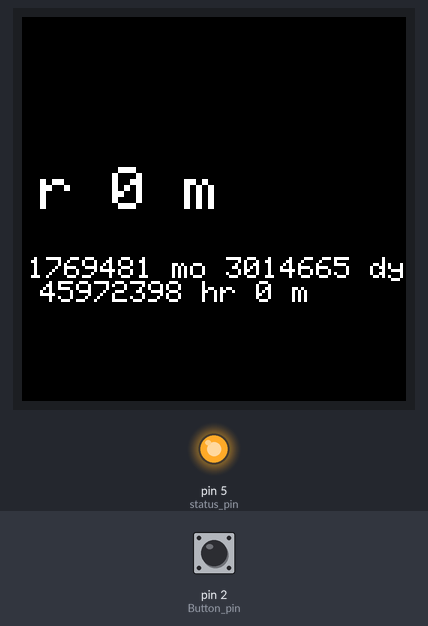
Recording of a sketch running on a simulated Arduino Uno, built with avr-gcc and run on an emulated ATmega328P. Parts: 128×128 colour display, output pins drawn as LEDs (lit = HIGH). The inputs (shaded band) are chosen by the test bench; at power-on: pin 2 (Button_pin) HIGH. What the sketch prints to the serial monitor is not drawn.

Above: at 51.4 s.
At 103.6 s:
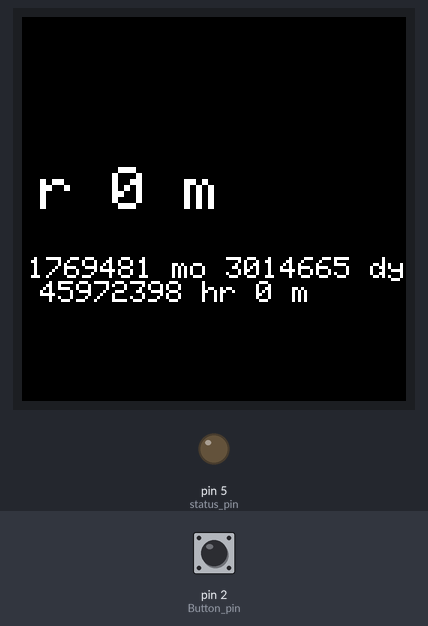
Timing chart, 0 to 105.1 s (numbered marks = the images above):
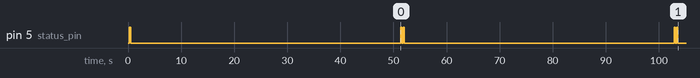

The sketch:

displayOnOffTest.ino
```cpp
// (licence header left out)
#include <Arduino.h>
#include <Adafruit_GFX.h>
#include <Adafruit_SSD1351.h>
#include <SPI.h>
#include "RTClib.h"

#define SerialDebugging true

// Screen dimensions
#define SCREEN_WIDTH  128
#define SCREEN_HEIGHT 128 // Change this to 96 for 1.27" OLED.

RTC_Millis rtc;
DateTime targetDate(2025, 8, 10, 8, 0, 0);

const uint8_t   status_pin = 5;

// The SSD1351 is connected like this (plus VCC plus GND)
const uint8_t   OLED_pin_scl_sck        = 13;
const uint8_t   OLED_pin_sda_mosi       = 11;
const uint8_t   OLED_pin_cs_ss          = 10;
const uint8_t   OLED_pin_res_rst        = 9;
const uint8_t   OLED_pin_dc_rs          = 8;

// connect a push button to ...
const uint8_t   Button_pin              = 2;

// SSD1331 color definitions
const uint16_t  OLED_Color_Black        = 0x0000;
const uint16_t  OLED_Color_Blue         = 0x001F;
const uint16_t  OLED_Color_Red          = 0xF800;
const uint16_t  OLED_Color_Green        = 0x07E0;
const uint16_t  OLED_Color_Cyan         = 0x07FF;
const uint16_t  OLED_Color_Magenta      = 0xF81F;
const uint16_t  OLED_Color_Yellow       = 0xFFE0;
const uint16_t  OLED_Color_White        = 0xFFFF;

// The colors we actually want to use
uint16_t        OLED_Text_Color         = OLED_Color_White;
uint16_t        OLED_Backround_Color    = OLED_Color_Black;

uint8_t previous_minute = 60;

// declare the display
Adafruit_SSD1351 oled =
    Adafruit_SSD1351(
        SCREEN_WIDTH,
        SCREEN_HEIGHT,
        &SPI,
        OLED_pin_cs_ss,
        OLED_pin_dc_rs,
        OLED_pin_res_rst
     );

// assume the display is off until configured in setup()
bool            isDisplayVisible        = false;

// declare size of working string buffers. Basic strlen("d hh:mm:ss") = 10
const size_t    MaxString               = 32;

// the string being displayed on the SSD1331 (initially empty)
char oldTimeString[MaxString]           = { 0 };
char oldMonthsString[MaxString] = { 0 };

// the interrupt service routine affects this
volatile bool   isButtonPressed         = false;

// interrupt service routine
void senseButtonPressed() {
    if (!isButtonPressed) {
        isButtonPressed = true;
    }
}

void showDate(const char* txt, const DateTime& dt) {
    Serial.print(txt);
    Serial.print(' ');
    Serial.print(dt.year(), DEC);
    Serial.print('/');
    Serial.print(dt.month(), DEC);
    Serial.print('/');
    Serial.print(dt.day(), DEC);
    Serial.print(' ');
    Serial.print(dt.hour(), DEC);
    Serial.print(':');
    Serial.print(dt.minute(), DEC);
    Serial.print(':');
    Serial.print(dt.second(), DEC);

    Serial.print(" = ");
    Serial.print(dt.unixtime());
    Serial.print("s / ");
    Serial.print(dt.unixtime() / 86400L);
    Serial.print("d since 1970");

    Serial.println();
}

void displayUpTime() {

    // Start date for Geordie August 10 2025
    DateTime now = rtc.now();

    DateTime timeRemaining (targetDate.unixtime() - now.unixtime());

    if (timeRemaining.minute() < previous_minute) {
        digitalWrite(status_pin, HIGH);
        previous_minute = timeRemaining.minute();
    }
    delay(200);
    digitalWrite(status_pin, LOW);


    Serial.print("Months:");Serial.println(timeRemaining.month());
    Serial.print("Days:");Serial.println(timeRemaining.day());
    Serial.print("hours:");Serial.println(timeRemaining.hour());
    Serial.print("minutes:");Serial.println(timeRemaining.minute());

    // calculate seconds, truncated to the nearest whole second
    unsigned long upSeconds = millis() / 1000;

    // calculate days, truncated to nearest whole day
    unsigned long days = upSeconds / 86400;

    // the remaining hhmmss are
    upSeconds = upSeconds % 86400;

    // calculate hours, truncated to the nearest whole hour
    unsigned long hours = upSeconds / 3600;

    // the remaining mmss are
    upSeconds = upSeconds % 3600;

    // calculate minutes, truncated to the nearest whole minute
    unsigned long minutes = upSeconds / 60;

    // the remaining ss are
    upSeconds = upSeconds % 60;

    // allocate a buffer
    char newTimeString[MaxString] = { 0 };
    char newTitleString[MaxString] = { 0 };

    char monthString[MaxString] = { 0 };
    char dayString[MaxString] = { 0 };
    char hourString[MaxString] = { 0 };

    // construct the string representation
    sprintf(
        newTimeString,
        "%lu %02lu:%02lu:%02lu",
        days, hours, minutes, upSeconds
    );
    sprintf(newTitleString,"%s", "Roll Tide!");
    sprintf(monthString, "%lu mo %lu dy %lu hr %lu m", timeRemaining.month(), timeRemaining.day(), timeRemaining.hour(), timeRemaining.minute());
    sprintf(dayString, "%lu", timeRemaining.day());
    sprintf(hourString, "%lu", timeRemaining.hour());

    Serial.print("strcmp(monthString,oldMonthsString):");Serial.println(strcmp(monthString,oldMonthsString));
    Serial.print("monthString:");Serial.println(monthString);
    Serial.print("oldMonthsString:");Serial.println(oldMonthsString);


    // has the time string changed since the last oled update?
    if (strcmp(monthString,oldMonthsString) != 0) {

        // yes! home the cursor
        oled.setCursor(0,0);

        // change the text color to the background color
        oled.setTextColor(OLED_Backround_Color);

        // home the cursor
        oled.setCursor(6,50);
        oled.setTextSize(2);
        // change the text color to foreground color
        oled.setTextColor(OLED_Text_Color);

        // draw the new time value
        oled.print(newTitleString);

        oled.setCursor(2, 80);
        oled.setTextSize(1);

        // change the text color to the background color
        oled.setTextColor(OLED_Backround_Color);

        // redraw the old value to erase
        oled.print(oldMonthsString);

        oled.setCursor(2, 80);
        oled.setTextSize(1);
        // change the text color to foreground color
        oled.setTextColor(OLED_Text_Color);
        oled.print(monthString);
        Serial.print("monthString:");
        Serial.println(monthString);
        // and remember the new value
        strcpy(oldMonthsString,monthString);

    }

}


void setup() {

    // button press pulls pin LOW so configure HIGH
    pinMode(Button_pin,INPUT_PULLUP);
    pinMode(status_pin, OUTPUT);

    // use an interrupt to sense when the button is pressed
    attachInterrupt(digitalPinToInterrupt(Button_pin), senseButtonPressed, FALLING);

    #if (SerialDebugging)
    Serial.begin(115200); while (!Serial); Serial.println();
    #endif

    // settling time
    delay(250);

    rtc.begin(DateTime(F(__DATE__), F(__TIME__)));

    showDate("startDate", targetDate);
    // ignore any power-on-reboot garbage
    isButtonPressed = false;

    // initialise the SSD1331
    oled.begin();
    oled.setFont();
    oled.fillScreen(OLED_Backround_Color);
    oled.setTextColor(OLED_Text_Color);
    oled.setTextSize(2);

    // the display is now on
    isDisplayVisible = true;

}


void loop() {

    // unconditional display, regardless of whether display is visible
    displayUpTime();

    // has the button been pressed?
    if (isButtonPressed) {

        // yes! toggle display visibility
        isDisplayVisible = !isDisplayVisible;

        // apply
        oled.enableDisplay(isDisplayVisible);

        #if (SerialDebugging)
        Serial.print("button pressed @ ");
        Serial.print(millis());
        Serial.print(", display is now ");
        Serial.println((isDisplayVisible ? "ON" : "OFF"));
        #endif

        // confirm button handled
        isButtonPressed = false;

    }

    // no need to be in too much of a hurry
    delay(10000);

}
```

Measured:
- by itself, pin 5 (status_pin): HIGH → LOW at 0.47 s, → HIGH 50.9 s later, → LOW 0.20 s later, → HIGH 0.29 s later, … (9 changes in this stretch)
- what the display in image 0 shows lasts 51.1 s, from 0.5 s to 51.6 s
